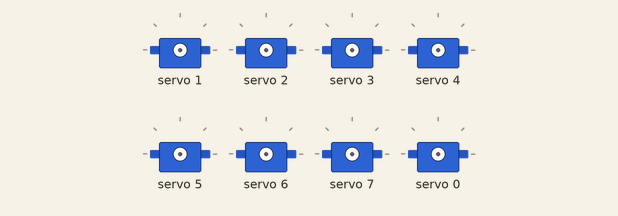
Recording of a sketch running on a simulated Arduino Uno, built with avr-gcc and run on an emulated ATmega328P. Parts: 8 × servo. What the sketch prints to the serial monitor is not drawn.

Above: at 0.05 s.
At 0.25 s:
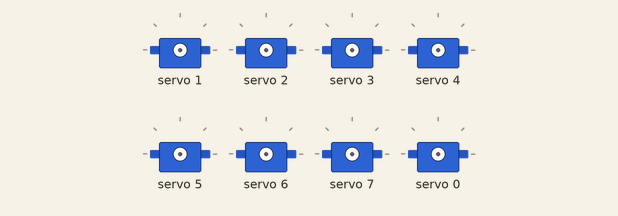
At 0.6 s:
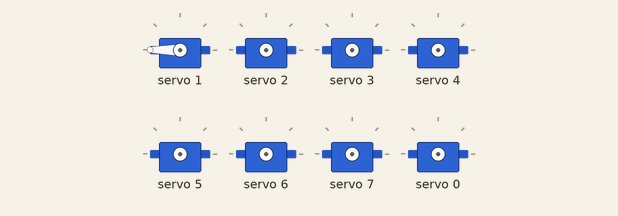
At 1.15 s:
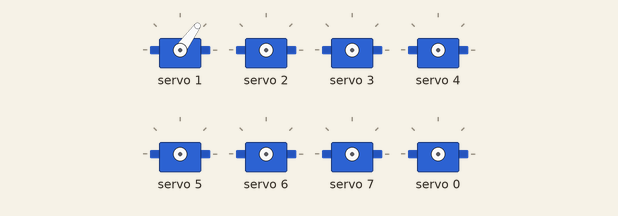
At 1.75 s:
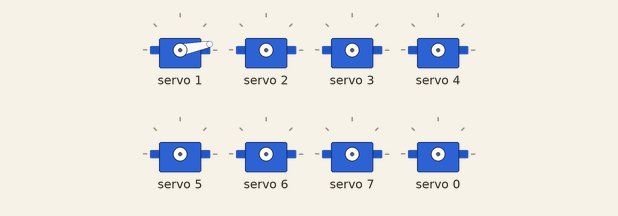
At 2.6 s:
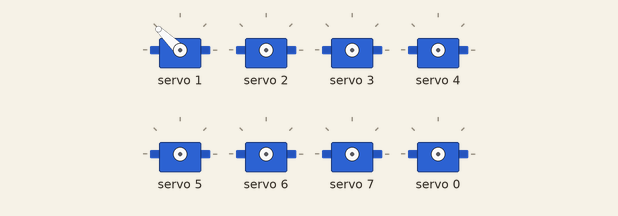
Timing chart, 0 to 6.0 s (numbered marks = the images above):
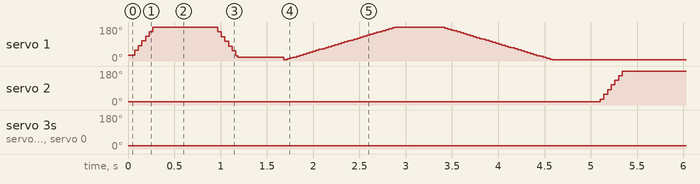

The sketch:

Adafruit_Controller_Example.ino
```cpp
#include <Wire.h>
#include <Adafruit_PWMServoDriver.h>

// called this way, it uses the default address 0x40
Adafruit_PWMServoDriver pwm = Adafruit_PWMServoDriver();
// you can also call it with a different address you want
//Adafruit_PWMServoDriver pwm = Adafruit_PWMServoDriver(0x41);
// you can also call it with a different address and I2C interface
//Adafruit_PWMServoDriver pwm = Adafruit_PWMServoDriver(0x40, Wire);

// Depending on your servo make, the pulse width min and max may vary, you
// want these to be as small/large as possible without hitting the hard stop
// for max range. You'll have to tweak them as necessary to match the servos you
// have!
#define SERVOMIN  150 // This is the 'minimum' pulse length count (out of 4096)
#define SERVOMAX  600 // This is the 'maximum' pulse length count (out of 4096)
#define USMIN  600 // This is the rounded 'minimum' microsecond length based on the minimum pulse of 150
#define USMAX  2400 // This is the rounded 'maximum' microsecond length based on the maximum pulse of 600
#define SERVO_FREQ 50 // Analog servos run at ~50 Hz updates

// our servo # counter
uint8_t servonum = 1;

void setup() {
  Serial.begin(9600);
  Serial.println("8 channel Servo test!");

  pwm.begin();
  /*
   * In theory the internal oscillator (clock) is 25MHz but it really isn't
   * that precise. You can 'calibrate' this by tweaking this number until
   * you get the PWM update frequency you're expecting!
   * The int.osc. for the PCA9685 chip is a range between about 23-27MHz and
   * is used for calculating things like writeMicroseconds()
   * Analog servos run at ~50 Hz updates, It is importaint to use an
   * oscilloscope in setting the int.osc frequency for the I2C PCA9685 chip.
   * 1) Attach the oscilloscope to one of the PWM signal pins and ground on
   *    the I2C PCA9685 chip you are setting the value for.
   * 2) Adjust setOscillatorFrequency() until the PWM update frequency is the
   *    expected value (50Hz for most ESCs)
   * Setting the value here is specific to each individual I2C PCA9685 chip and
   * affects the calculations for the PWM update frequency.
   * Failure to correctly set the int.osc value will cause unexpected PWM results
   */
  pwm.setOscillatorFrequency(27000000);
  pwm.setPWMFreq(SERVO_FREQ);  // Analog servos run at ~50 Hz updates

  delay(10);
}

// You can use this function if you'd like to set the pulse length in seconds
// e.g. setServoPulse(0, 0.001) is a ~1 millisecond pulse width. It's not precise!
void setServoPulse(uint8_t n, double pulse) {
  double pulselength;

  pulselength = 1000000;   // 1,000,000 us per second
  pulselength /= SERVO_FREQ;   // Analog servos run at ~60 Hz updates
  Serial.print(pulselength); Serial.println(" us per period");
  pulselength /= 4096;  // 12 bits of resolution
  Serial.print(pulselength); Serial.println(" us per bit");
  pulse *= 1000000;  // convert input seconds to us
  pulse /= pulselength;
  Serial.println(pulse);
  pwm.setPWM(n, 0, pulse);
}

void loop() {
  // Drive each servo one at a time using setPWM()
  Serial.println(servonum);
  for (uint16_t pulselen = SERVOMIN; pulselen < SERVOMAX; pulselen++) {
    pwm.setPWM(servonum, 0, pulselen);
  }

  delay(500);
  for (uint16_t pulselen = SERVOMAX; pulselen > SERVOMIN; pulselen--) {
    pwm.setPWM(servonum, 0, pulselen);
  }

  delay(500);

  // Drive each servo one at a time using writeMicroseconds(), it's not precise due to calculation rounding!
  // The writeMicroseconds() function is used to mimic the Arduino Servo library writeMicroseconds() behavior.
  for (uint16_t microsec = USMIN; microsec < USMAX; microsec++) {
    pwm.writeMicroseconds(servonum, microsec);
  }

  delay(500);
  for (uint16_t microsec = USMAX; microsec > USMIN; microsec--) {
    pwm.writeMicroseconds(servonum, microsec);
  }

  delay(500);

  servonum++;
  if (servonum > 7) servonum = 0; // Testing the first 8 servo channels
}
```

Driver_Arduino_.cpp
```cpp
//Deegoo MG996R 55g
//180 Degree
//Amazon: https://www.amazon.com/4-Pack-MG996R-Torque-Digital-Helicopter/dp/B07MFK266B?th=1
//Code(Standard stuff): https://arduinogetstarted.com/tutorials/arduino-mg996r
// Use Servo.h

//Hiwonder 20KG
//  180 or 270 Degree
//Amazon: https://www.amazon.com/Torque-Motors-Waterproof-Steering-Control/dp/B073F92G2S?th=1
//Code: Same thing
// Use Servo.h

//Hiletgo PCA9685
//Amazon: https://www.amazon.com/HiLetgo-PCA9685-Channel-12-Bit-Arduino/dp/B07BRS249H
//Code: https://github.com/Circuit-Digest/PCA9685-multiple-servo-control-using-Arduino/tree/main
//    VCC to 5v
//    GND to Ground
//    SDA to A4
//    SCL to A5
// Use the Adafruit_PWMServoDriver.h library to control the PCA9685 module.
```
